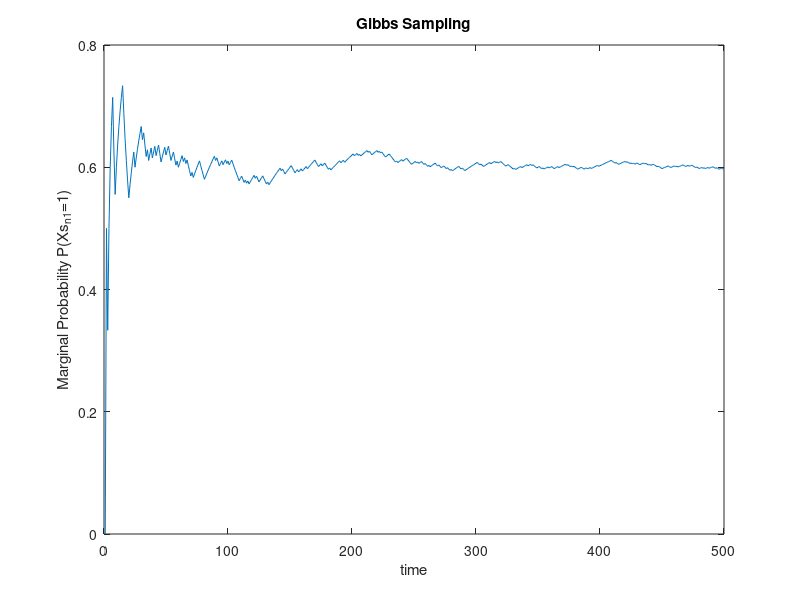

Write MATLAB code to recreate this figure.
n = 10;
X = zeros(n,n); %X values
a = 0.7;
b = 0.5;
c = 0.3;

Cs = 1-a;
alfa = log(b*(1-a)/(a*(1-b)));
beta = log((1-b)/(1-a));
gama = log(a/(1-a));
sigma = log(c/(1-c));

m = 500; %number of samples
count = zeros(n-1,1); %count the number of 1 values
plot_vals = zeros(m,1);

for t=1:m
    for i=1:n
        for j=1:(n-i+1)
            rand_num = rand;
            if i==1
                p_s_ij_1 = Cs*exp(sigma*1);
                p_s_ij_0 = Cs*exp(sigma*0);
                if j==1
                    p_child_left_1 = 1;
                    p_child_left_0 = 1;
                else
                    y = X(i,j-1);
                    z = 1;
                    x = X(i+1,j-1);
                    p_child_left_1 = Cs*exp(alfa*x*(y-z)^2+beta*(y-z)^2+gama*x);
                    y = X(i,j-1);
                    z = 0;
                    x = X(i+1,j-1);
                    p_child_left_0 = Cs*exp(alfa*x*(y-z)^2+beta*(y-z)^2+gama*x);
                end
                if j==(n-i+1)
                    p_child_right_1 = 1;
                    p_child_right_0 = 1;
                else
                    y = 1;
                    z = X(i,j+1);
                    x = X(i+1,j);
                    p_child_right_1 = Cs*exp(alfa*x*(y-z)^2+beta*(y-z)^2+gama*x);
                    y = 0;
                    z = X(i,j+1);
                    x = X(i+1,j);
                    p_child_right_0 = Cs*exp(alfa*x*(y-z)^2+beta*(y-z)^2+gama*x);
                end
            elseif i==n
                y = X(i-1,j);
                z = X(i-1,j+1);
                x = 1;
                p_s_ij_1 = Cs*exp(alfa*x*(y-z)^2+beta*(y-z)^2+gama*x);
                y = X(i-1,j);
                z = X(i-1,j+1);
                x = 0;
                p_s_ij_0 = Cs*exp(alfa*x*(y-z)^2+beta*(y-z)^2+gama*x);
                p_child_left_1 = 1;
                p_child_left_0 = 1;
                p_child_right_1 = 1;
                p_child_right_0 = 1;
            else
                y = X(i-1,j);
                z = X(i-1,j+1);
                x = 1;
                p_s_ij_1 = Cs*exp(alfa*x*(y-z)^2+beta*(y-z)^2+gama*x);
                y = X(i-1,j);
                z = X(i-1,j+1);
                x = 0;
                p_s_ij_0 = Cs*exp(alfa*x*(y-z)^2+beta*(y-z)^2+gama*x);
                if j==1
                    p_child_left_1 = 1;
                    p_child_left_0 = 1;
                else
                    y = X(i,j-1);
                    z = 1;
                    x = X(i+1,j-1);
                    p_child_left_1 = Cs*exp(alfa*x*(y-z)^2+beta*(y-z)^2+gama*x);
                    y = X(i,j-1);
                    z = 0;
                    x = X(i+1,j-1);
                    p_child_left_0 = Cs*exp(alfa*x*(y-z)^2+beta*(y-z)^2+gama*x);
                end
                if j==(n-i+1)
                    p_child_right_1 = 1;
                    p_child_right_0 = 1;
                else
                    y = 1;
                    z = X(i,j+1);
                    x = X(i+1,j);
                    p_child_right_1 = Cs*exp(alfa*x*(y-z)^2+beta*(y-z)^2+gama*x);
                    y = 0;
                    z = X(i,j+1);
                    x = X(i+1,j);
                    p_child_right_0 = Cs*exp(alfa*x*(y-z)^2+beta*(y-z)^2+gama*x);
                end
            end
            prob_1 = p_s_ij_1*p_child_left_1*p_child_right_1;
            prob_0 = p_s_ij_0*p_child_left_0*p_child_right_0;
            prob = prob_1/(prob_1+prob_0);
            if rand_num < prob
                X(i,j) = 1;
            else
                X(i,j) = 0;
            end
        end
    end
    count = count + X(2:n,1);
    plot_vals(t) = count(n-1)/t;
end
probs = count/m

t=1:m;
plot(t,plot_vals(t))
xlabel('time');
ylabel('Marginal Probability P(Xs_n_1=1)')
title('Gibbs Sampling')
